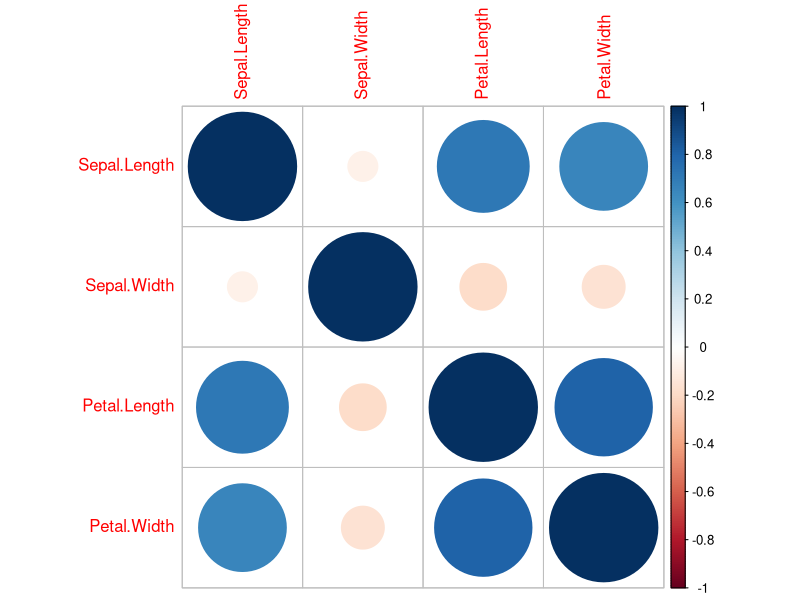
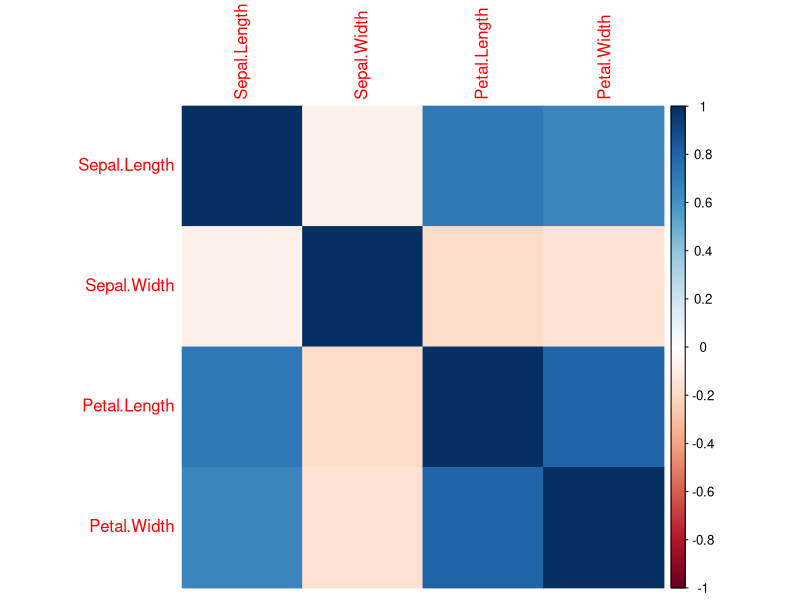
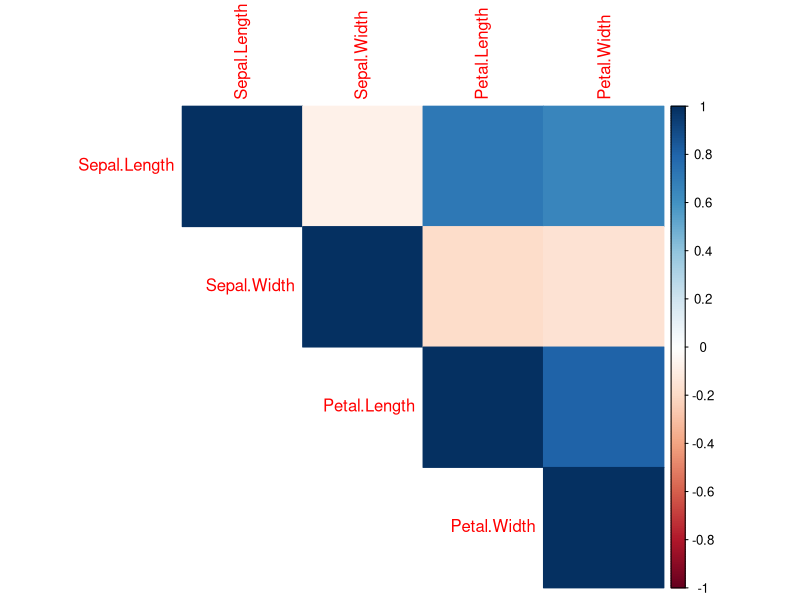
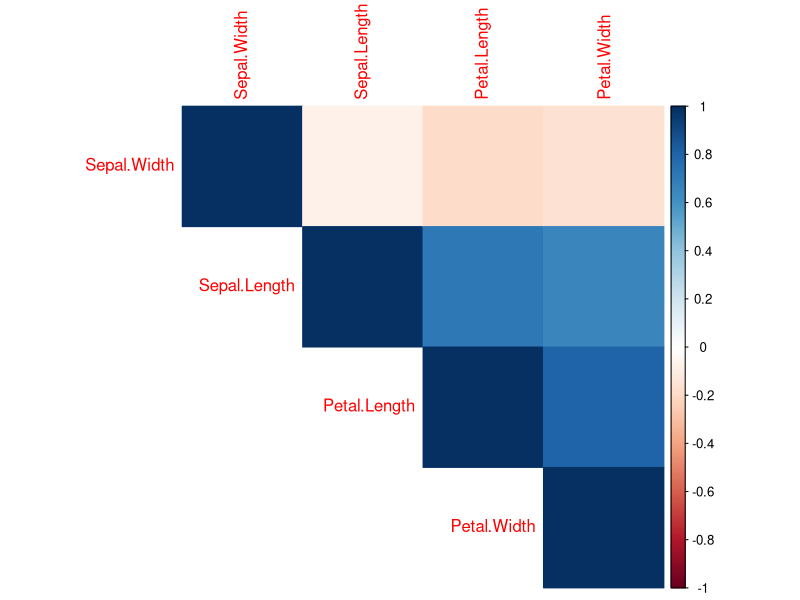
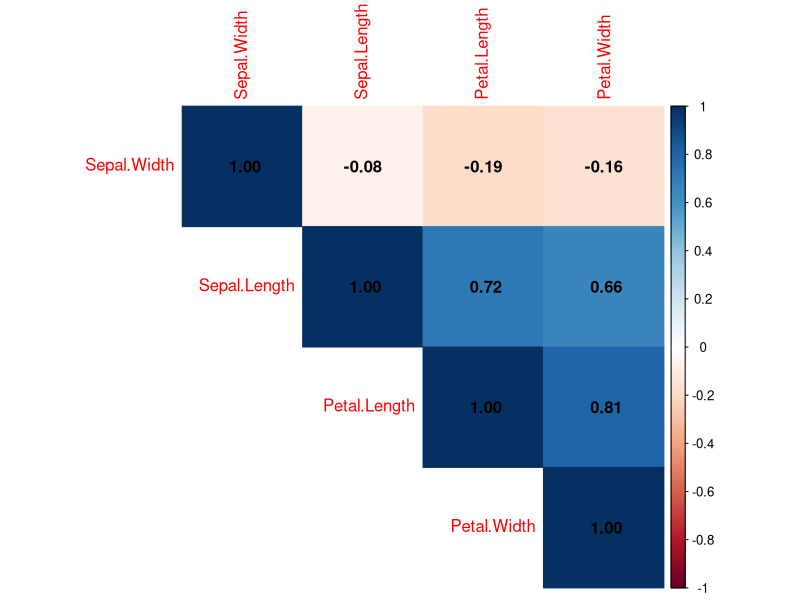
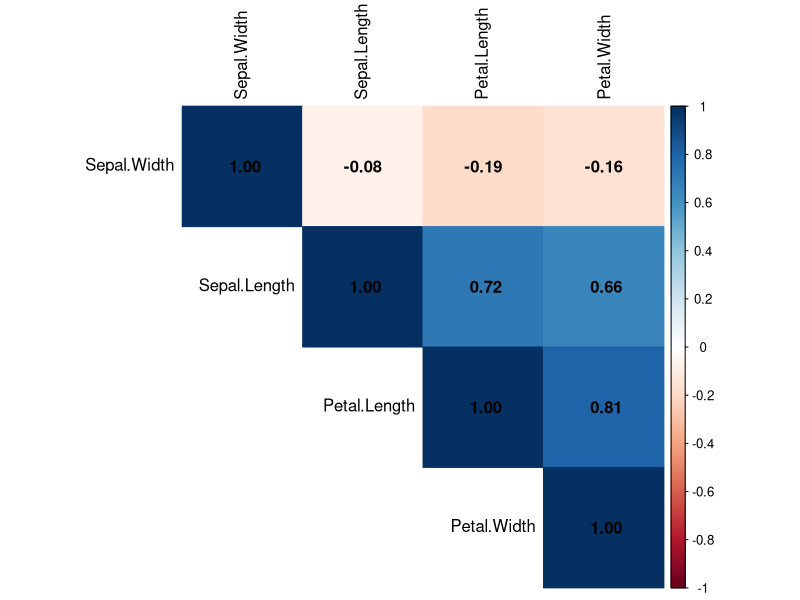
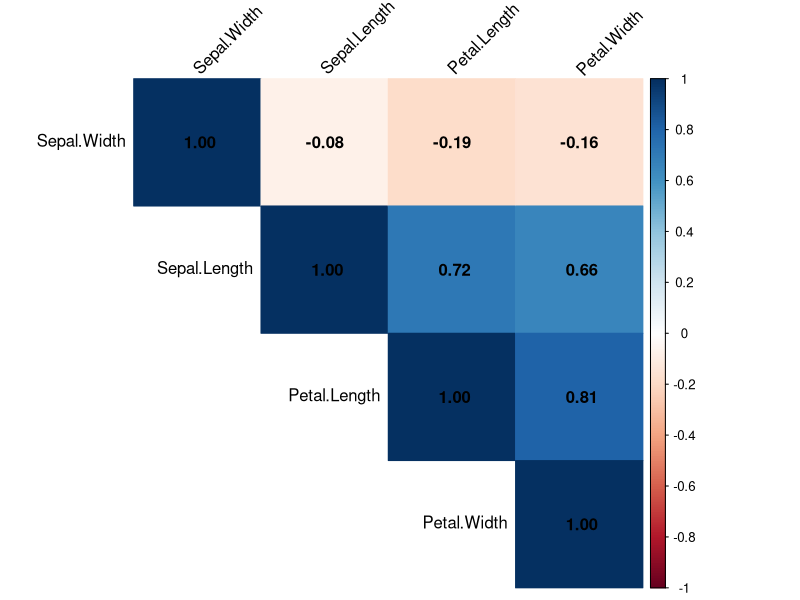

Write R code to recreate these figures, in order.
## ---- chunk 1
library(tidyverse)
## ---- chunk 2
head(iris)
iris %>% select(-Species) %>% cor()

M <- iris %>% select(-Species) %>% cor(method = "kendall")
## ---- chunk 3
corrplot::corrplot(M)
corrplot::corrplot(M, method = "color")
corrplot::corrplot(M, method = "color", type = "upper")
corrplot::corrplot(M, method = "color", type = "upper", order = "hclust")
corrplot::corrplot(M, method = "color", type = "upper", order = "hclust", addCoef.col = "black")
corrplot::corrplot(M, method = "color", type = "upper", order = "hclust", addCoef.col = "black", tl.col="black")
corrplot::corrplot(M, method = "color", type = "upper", order = "hclust", addCoef.col = "black", tl.col="black", tl.srt = 45)
